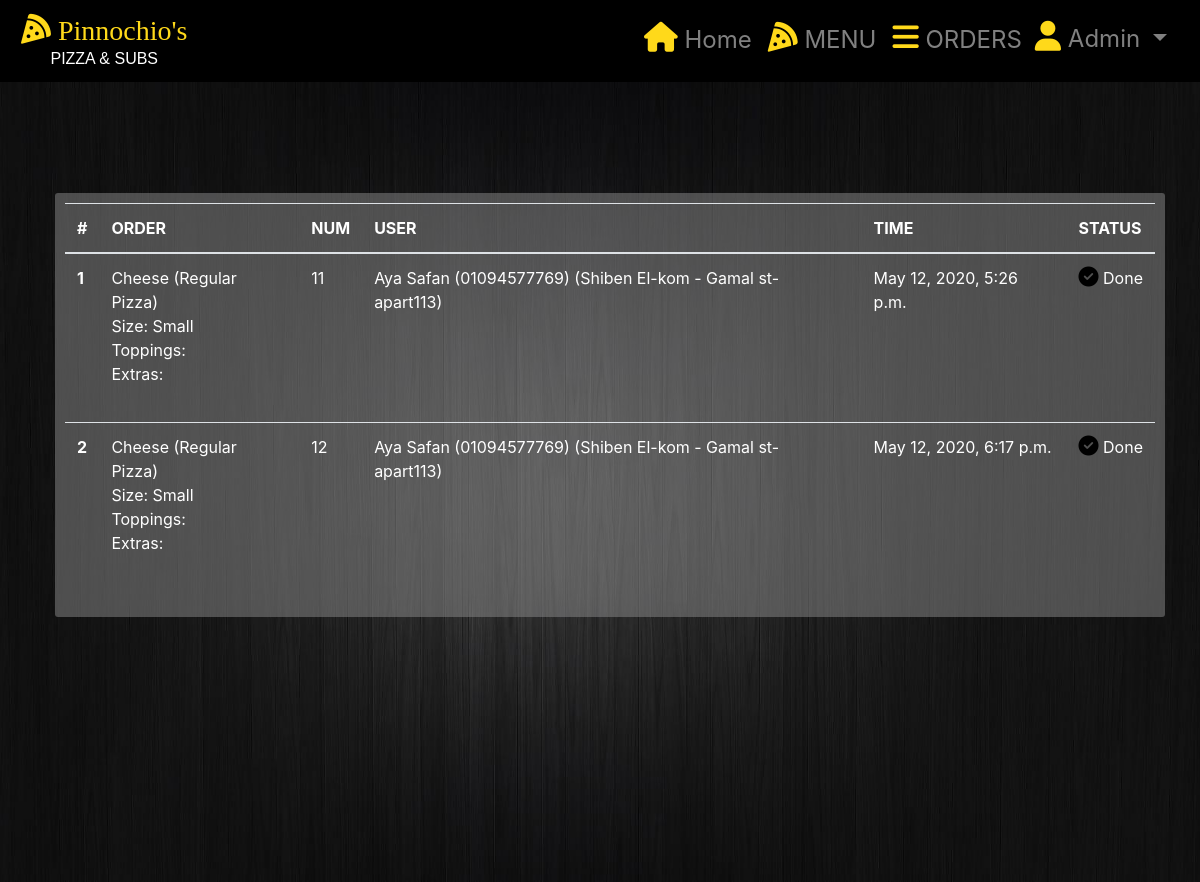
The page /allorders (signed in) on the database as committed earlier.
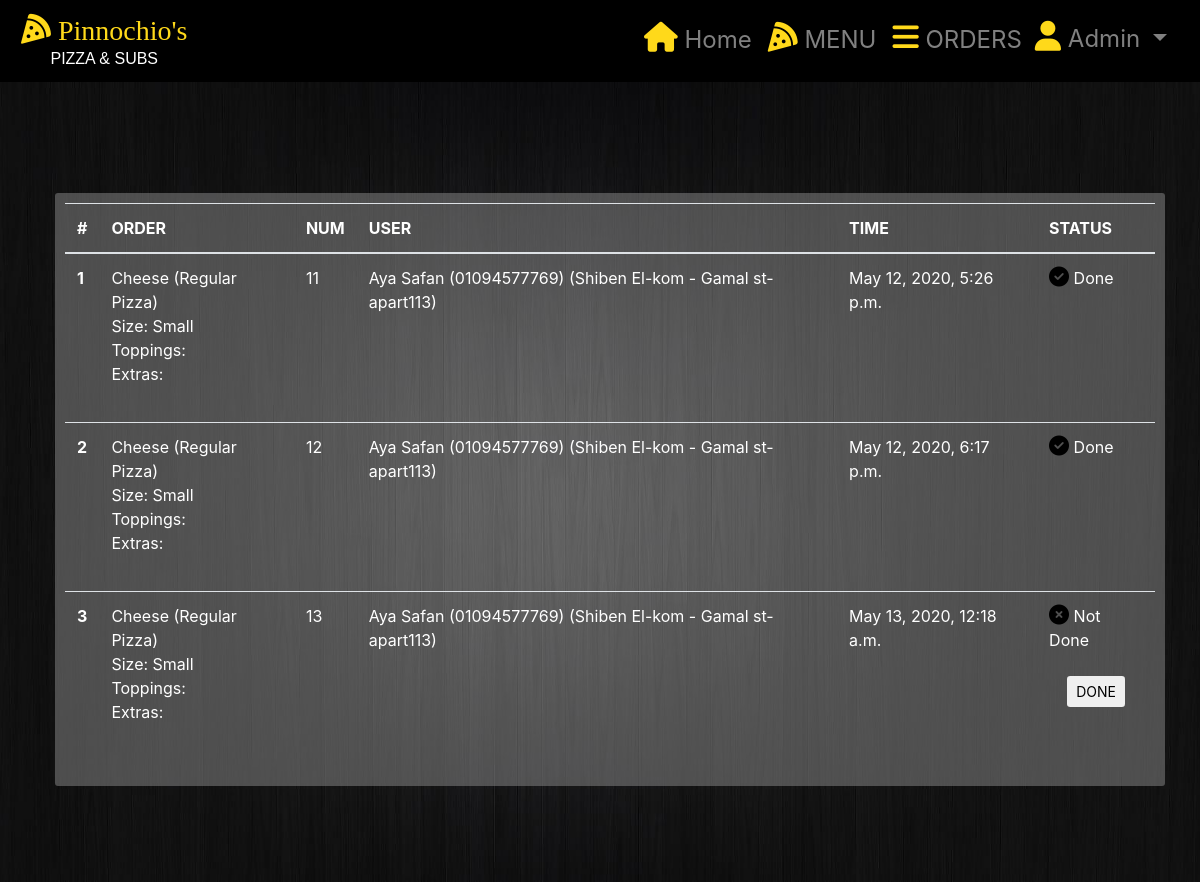
The same page on the database as committed later.
### pizza_app/models.py (models this page shows)
class PlacedOrder(models.Model):
    user =          models.ForeignKey(User, on_delete=models.CASCADE)
    order =         models.TextField(blank = True)
    comment =       models.TextField(blank = True)
    date=           models.DateTimeField()
    done =          models.BooleanField(default=False)
    price =         models.FloatField(default=0)
    def __str__(self):
        return f"{self.order}"

class User(AbstractUser):
    phone =     models.CharField(max_length=11, blank=True)
    address =   models.CharField(max_length=200, blank=True)
    def __str__(self):
        return f"{self.username} ({self.phone}) \n ({self.address})"

### pizza_app/views.py (the view)
# urls.py: path("allorders", views.allorders, name="allorders"),
@login_required(login_url='/')
def allorders(request):
    user=       request.user
    if user.is_superuser:
        orders = PlacedOrder.objects.all()
        context = {
        "orders": orders
        }
        return render(request, "pizza_templates/allorders.html", context)
    else:
        return HttpResponseRedirect(reverse("myorders"))

### pizza_app/templates/pizza_templates/allorders.html (shortened to what this page needs)
{% extends "pizza_templates/cart.html" %}
{% block nav_right %}
<li class="nav-item"><a class="nav-link" href="{% url 'allorders' %}"><i class="fa fa-bars" aria-hidden="true"></i> ORDERS</a></li>
<li class="nav-item">
    <div class="dropdown">
        <button class="btn btn-custome btn-user dropdown-toggle" type="button" data-toggle="dropdown">
            <i class="fa">&#xf007;</i> {{ user.username }} </button>
      </div>
</li>
{% endblock %}
{% block recet %}
<div class="table-responsive-md">
<table class="table">
    <thead>
      <tr>
        <th scope="col">#</th>
        <th scope="col">ORDER</th>
        <th scope="col">NUM</th>
        <th scope="col">USER</th>
        <th scope="col">TIME</th>
        <th scope="col">STATUS</th>
      </tr>
    </thead>
    <tbody>
        {%for order in orders%}
      <tr>
        <th scope="row">{{ forloop.counter }}</th>
        <td class="orders">{{order}}</td>
        <td >{{order.id}}</td>
        <td>{{order.user}}</td>
        <td>{{order.date}}</td>
        {% if order.done %}
        <td><i class="fa fa-check-circle" aria-hidden="true"></i> Done</td>
        {% else %}
        <td><i class="fas fa-times-circle"></i> Not Done <br><br>
            <center><a href="{% url 'done' order.id %}"><button type="button" class="btn btn-sm" >DONE</button></a></center>
        </td>
        {%endif%}
      </tr>
      {%endfor%}
    </tbody>
  </table>
</div>
{% endblock%}

Rows that differ between the two databases and show on the page:
added PlacedOrder: order "Cheese (Regular Pizza) Size: Small Toppings: Extras:", id "13", user "Aya Safan (01094577769) (Shiben El-kom - Gamal st- apart113)", date "May 13, 2020, 12:18 a.m.", done False (drawn)
